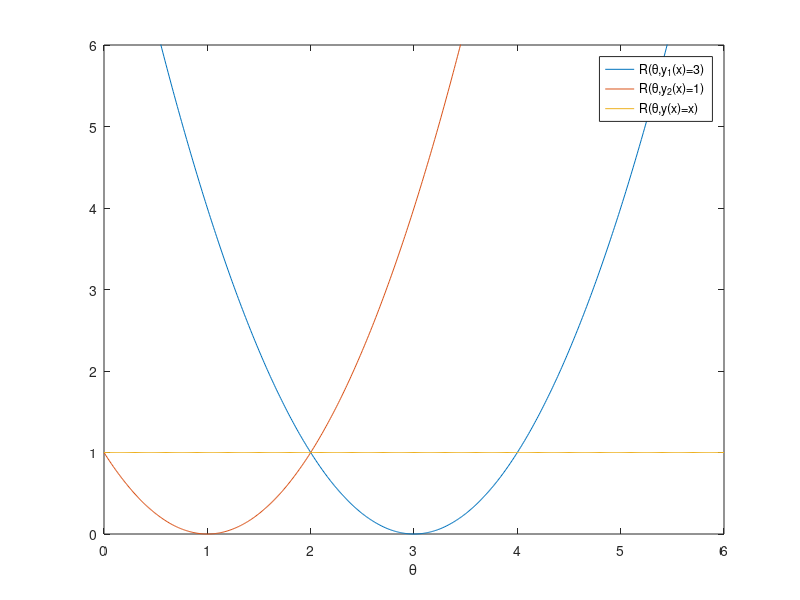

The MATLAB script that drew this image:
theta = 0:0.01:6;
y1 = (theta-3).^2;
y2 = (theta-1).^2;
y3 = ones(length(theta),1)';
figure;
plot(theta,[y1;y2;y3]);
xlabel('\theta');
legend('R(\theta,y_1(x)=3)','R(\theta,y_2(x)=1)','R(\theta,y(x)=x)');
axis([0 6 0 6]);
